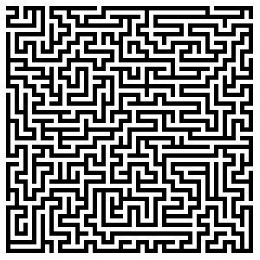
#> input picture mazes/images/maze2.png, 260 x 260 px, found by its file name
$ python main.py
#> lines starting #> are read from the running program, lines starting #| are printed output that depends on the picture; after the words box and inside, x2 and y2 are one past the last pixel; in counts of white or black regions, pixels touching at a corner belong together
import cv2 as cv
import matplotlib.pyplot as plt
import numpy as np
import pandas as pd

maze = cv.imread("./maze2.png")
#> maze is the input picture: shape (260, 260, 3); min 0, max 255, mean 135.2
gray = cv.cvtColor(maze, cv.COLOR_BGR2GRAY)

coef = 2.6 * 1.5
gray = cv.resize(gray, (int(gray.shape[0] // coef), int(gray.shape[1] // coef)))
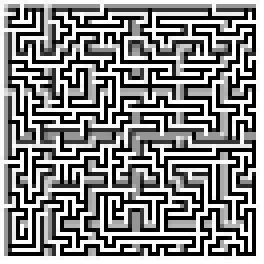
#> gray: shape (66, 66) (shown 4 times larger); min 0, max 255, mean 136

mask = cv.inRange(gray, 126, 255)
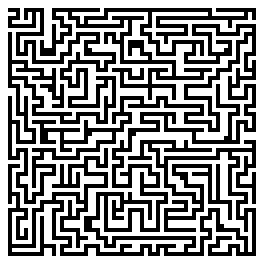
#> mask: shape (66, 66) (shown 4 times larger); 57.5% white; black in thin lines or dots, all inside (x1, y1, x2, y2) = (2, 2, 64, 64)
maze = np.where(mask > 0, "#", " ")
df = pd.DataFrame(maze)
#> df = table of 66 rows and 66 columns
df.to_csv("maze2.csv", header=None, index=None)

print(gray.shape)
#| (66, 66)

# df = pd.DataFrame(maze)
# print(df)
# df.to_csv("maze2.csv", header=None, index=None)


cv.imwrite("edited-maze2.png", mask)

# cv.imwrite("maze2.csv")
